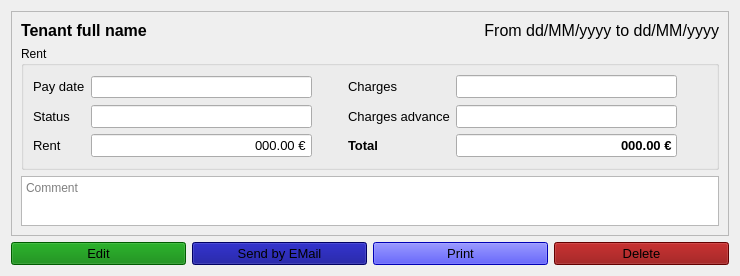
<?xml version="1.0" encoding="UTF-8"?>
<ui version="4.0">
 <class>W_Receipt</class>
 <widget class="QWidget" name="W_Receipt">
  <property name="geometry">
   <rect>
    <x>0</x>
    <y>0</y>
    <width>736</width>
    <height>271</height>
   </rect>
  </property>
  <property name="sizePolicy">
   <sizepolicy hsizetype="Preferred" vsizetype="Preferred">
    <horstretch>0</horstretch>
    <verstretch>0</verstretch>
   </sizepolicy>
  </property>
  <property name="windowTitle">
   <string>Form</string>
  </property>
  <property name="autoFillBackground">
   <bool>true</bool>
  </property>
  <property name="styleSheet">
   <string notr="true"/>
  </property>
  <layout class="QGridLayout" name="gridLayout_2">
   <item row="0" column="0" colspan="4">
    <widget class="QFrame" name="frame">
     <property name="frameShape">
      <enum>QFrame::Shape::StyledPanel</enum>
     </property>
     <property name="frameShadow">
      <enum>QFrame::Shadow::Raised</enum>
     </property>
     <layout class="QGridLayout" name="gridLayout">
      <item row="1" column="0">
       <widget class="QLabel" name="l_tenant">
        <property name="sizePolicy">
         <sizepolicy hsizetype="Preferred" vsizetype="Maximum">
          <horstretch>0</horstretch>
          <verstretch>0</verstretch>
         </sizepolicy>
        </property>
        <property name="font">
         <font>
          <pointsize>12</pointsize>
          <bold>true</bold>
         </font>
        </property>
        <property name="text">
         <string>Tenant full name</string>
        </property>
       </widget>
      </item>
      <item row="1" column="1">
       <widget class="QLabel" name="l_period">
        <property name="sizePolicy">
         <sizepolicy hsizetype="Preferred" vsizetype="Maximum">
          <horstretch>0</horstretch>
          <verstretch>0</verstretch>
         </sizepolicy>
        </property>
        <property name="font">
         <font>
          <pointsize>12</pointsize>
         </font>
        </property>
        <property name="text">
         <string>From dd/MM/yyyy to dd/MM/yyyy</string>
        </property>
        <property name="alignment">
         <set>Qt::AlignmentFlag::AlignRight|Qt::AlignmentFlag::AlignTrailing|Qt::AlignmentFlag::AlignVCenter</set>
        </property>
       </widget>
      </item>
      <item row="2" column="0" rowspan="2" colspan="2">
       <widget class="QGroupBox" name="groupBox_2">
        <property name="title">
         <string>Rent</string>
        </property>
        <layout class="QGridLayout" name="gridLayout_4">
         <item row="1" column="0">
          <widget class="QLabel" name="label_8">
           <property name="sizePolicy">
            <sizepolicy hsizetype="Maximum" vsizetype="Maximum">
             <horstretch>0</horstretch>
             <verstretch>0</verstretch>
            </sizepolicy>
           </property>
           <property name="font">
            <font>
             <pointsize>10</pointsize>
            </font>
           </property>
           <property name="text">
            <string>Status</string>
           </property>
          </widget>
         </item>
         <item row="2" column="0">
          <widget class="QLabel" name="label_7">
           <property name="sizePolicy">
            <sizepolicy hsizetype="Maximum" vsizetype="Maximum">
             <horstretch>0</horstretch>
             <verstretch>0</verstretch>
            </sizepolicy>
           </property>
           <property name="font">
            <font>
             <pointsize>10</pointsize>
            </font>
           </property>
           <property name="text">
            <string>Rent</string>
           </property>
          </widget>
         </item>
         <item row="2" column="1">
          <widget class="QLineEdit" name="le_rent">
           <property name="sizePolicy">
            <sizepolicy hsizetype="Preferred" vsizetype="Maximum">
             <horstretch>0</horstretch>
             <verstretch>0</verstretch>
            </sizepolicy>
           </property>
           <property name="font">
            <font>
             <pointsize>10</pointsize>
            </font>
           </property>
           <property name="styleSheet">
            <string notr="true"/>
           </property>
           <property name="text">
            <string>000.00 €</string>
           </property>
           <property name="alignment">
            <set>Qt::AlignmentFlag::AlignRight|Qt::AlignmentFlag::AlignTrailing|Qt::AlignmentFlag::AlignVCenter</set>
           </property>
           <property name="readOnly">
            <bool>true</bool>
           </property>
          </widget>
         </item>
         <item row="0" column="0">
          <widget class="QLabel" name="label_5">
           <property name="sizePolicy">
            <sizepolicy hsizetype="Maximum" vsizetype="Maximum">
             <horstretch>0</horstretch>
             <verstretch>0</verstretch>
            </sizepolicy>
           </property>
           <property name="font">
            <font>
             <pointsize>10</pointsize>
            </font>
           </property>
           <property name="text">
            <string>Pay date</string>
           </property>
          </widget>
         </item>
         <item row="1" column="1">
          <widget class="QLineEdit" name="le_status">
           <property name="font">
            <font>
             <pointsize>10</pointsize>
            </font>
           </property>
           <property name="readOnly">
            <bool>true</bool>
           </property>
          </widget>
         </item>
         <item row="0" column="1">
          <widget class="QLineEdit" name="le_paydate">
           <property name="readOnly">
            <bool>true</bool>
           </property>
          </widget>
         </item>
         <item row="2" column="2">
          <widget class="QLabel" name="label_30">
           <property name="sizePolicy">
            <sizepolicy hsizetype="Maximum" vsizetype="Maximum">
             <horstretch>0</horstretch>
             <verstretch>0</verstretch>
            </sizepolicy>
           </property>
           <property name="minimumSize">
            <size>
             <width>24</width>
             <height>24</height>
            </size>
           </property>
           <property name="maximumSize">
            <size>
             <width>24</width>
             <height>24</height>
            </size>
           </property>
           <property name="text">
            <string/>
           </property>
           <property name="pixmap">
            <pixmap resource="../../resources/icons.qrc">:/assets/accessories-calculator.svg</pixmap>
           </property>
           <property name="scaledContents">
            <bool>false</bool>
           </property>
           <property name="alignment">
            <set>Qt::AlignmentFlag::AlignCenter</set>
           </property>
           <property name="wordWrap">
            <bool>false</bool>
           </property>
          </widget>
         </item>
         <item row="0" column="3">
          <widget class="QLabel" name="label_4">
           <property name="sizePolicy">
            <sizepolicy hsizetype="Maximum" vsizetype="Maximum">
             <horstretch>0</horstretch>
             <verstretch>0</verstretch>
            </sizepolicy>
           </property>
           <property name="font">
            <font>
             <pointsize>10</pointsize>
            </font>
           </property>
           <property name="text">
            <string>Charges</string>
           </property>
          </widget>
         </item>
         <item row="0" column="4">
          <widget class="QLineEdit" name="le_charges">
           <property name="font">
            <font>
             <pointsize>10</pointsize>
            </font>
           </property>
           <property name="readOnly">
            <bool>true</bool>
           </property>
          </widget>
         </item>
         <item row="0" column="5">
          <widget class="QLabel" name="label_32">
           <property name="sizePolicy">
            <sizepolicy hsizetype="Maximum" vsizetype="Maximum">
             <horstretch>0</horstretch>
             <verstretch>0</verstretch>
            </sizepolicy>
           </property>
           <property name="minimumSize">
            <size>
             <width>24</width>
             <height>24</height>
            </size>
           </property>
           <property name="maximumSize">
            <size>
             <width>24</width>
             <height>24</height>
            </size>
           </property>
           <property name="text">
            <string/>
           </property>
           <property name="pixmap">
            <pixmap resource="../../resources/icons.qrc">:/assets/accessories-calculator.svg</pixmap>
           </property>
           <property name="scaledContents">
            <bool>false</bool>
           </property>
           <property name="alignment">
            <set>Qt::AlignmentFlag::AlignCenter</set>
           </property>
           <property name="wordWrap">
            <bool>false</bool>
           </property>
          </widget>
         </item>
         <item row="1" column="4">
          <widget class="QLineEdit" name="le_charges_advance">
           <property name="font">
            <font>
             <pointsize>10</pointsize>
            </font>
           </property>
           <property name="readOnly">
            <bool>true</bool>
           </property>
          </widget>
         </item>
         <item row="1" column="3">
          <widget class="QLabel" name="label_6">
           <property name="sizePolicy">
            <sizepolicy hsizetype="Maximum" vsizetype="Maximum">
             <horstretch>0</horstretch>
             <verstretch>0</verstretch>
            </sizepolicy>
           </property>
           <property name="font">
            <font>
             <pointsize>10</pointsize>
            </font>
           </property>
           <property name="text">
            <string>Charges advance</string>
           </property>
          </widget>
         </item>
         <item row="2" column="3">
          <widget class="QLabel" name="label_9">
           <property name="sizePolicy">
            <sizepolicy hsizetype="Maximum" vsizetype="Maximum">
             <horstretch>0</horstretch>
             <verstretch>0</verstretch>
            </sizepolicy>
           </property>
           <property name="font">
            <font>
             <pointsize>10</pointsize>
             <bold>true</bold>
            </font>
           </property>
           <property name="text">
            <string>Total</string>
           </property>
          </widget>
         </item>
         <item row="2" column="4">
          <widget class="QLineEdit" name="le_tot">
           <property name="sizePolicy">
            <sizepolicy hsizetype="Preferred" vsizetype="Maximum">
             <horstretch>0</horstretch>
             <verstretch>0</verstretch>
            </sizepolicy>
           </property>
           <property name="font">
            <font>
             <pointsize>10</pointsize>
             <bold>true</bold>
            </font>
           </property>
           <property name="styleSheet">
            <string notr="true"/>
           </property>
           <property name="text">
            <string>000.00 €</string>
           </property>
           <property name="alignment">
            <set>Qt::AlignmentFlag::AlignRight|Qt::AlignmentFlag::AlignTrailing|Qt::AlignmentFlag::AlignVCenter</set>
           </property>
           <property name="readOnly">
            <bool>true</bool>
           </property>
          </widget>
         </item>
         <item row="2" column="5">
          <widget class="QLabel" name="label_31">
           <property name="sizePolicy">
            <sizepolicy hsizetype="Maximum" vsizetype="Maximum">
             <horstretch>0</horstretch>
             <verstretch>0</verstretch>
            </sizepolicy>
           </property>
           <property name="minimumSize">
            <size>
             <width>24</width>
             <height>24</height>
            </size>
           </property>
           <property name="maximumSize">
            <size>
             <width>24</width>
             <height>24</height>
            </size>
           </property>
           <property name="text">
            <string/>
           </property>
           <property name="pixmap">
            <pixmap resource="../../resources/icons.qrc">:/assets/accessories-calculator.svg</pixmap>
           </property>
           <property name="scaledContents">
            <bool>false</bool>
           </property>
           <property name="alignment">
            <set>Qt::AlignmentFlag::AlignCenter</set>
           </property>
           <property name="wordWrap">
            <bool>false</bool>
           </property>
          </widget>
         </item>
        </layout>
       </widget>
      </item>
      <item row="4" column="0" colspan="2">
       <widget class="QTextEdit" name="te_comment">
        <property name="maximumSize">
         <size>
          <width>16777215</width>
          <height>50</height>
         </size>
        </property>
        <property name="readOnly">
         <bool>true</bool>
        </property>
        <property name="placeholderText">
         <string>Comment</string>
        </property>
       </widget>
      </item>
     </layout>
    </widget>
   </item>
   <item row="1" column="0">
    <widget class="QPushButton" name="b_edit">
     <property name="sizePolicy">
      <sizepolicy hsizetype="Preferred" vsizetype="Maximum">
       <horstretch>0</horstretch>
       <verstretch>0</verstretch>
      </sizepolicy>
     </property>
     <property name="minimumSize">
      <size>
       <width>175</width>
       <height>0</height>
      </size>
     </property>
     <property name="font">
      <font>
       <pointsize>10</pointsize>
      </font>
     </property>
     <property name="styleSheet">
      <string notr="true">background-color: green;</string>
     </property>
     <property name="text">
      <string>Edit</string>
     </property>
     <property name="icon">
      <iconset resource="../../resources/icons.qrc">
       <normaloff>:/assets/accessories-text-editor.svg</normaloff>:/assets/accessories-text-editor.svg</iconset>
     </property>
    </widget>
   </item>
   <item row="1" column="1">
    <widget class="QPushButton" name="b_send">
     <property name="sizePolicy">
      <sizepolicy hsizetype="Preferred" vsizetype="Maximum">
       <horstretch>0</horstretch>
       <verstretch>0</verstretch>
      </sizepolicy>
     </property>
     <property name="minimumSize">
      <size>
       <width>175</width>
       <height>0</height>
      </size>
     </property>
     <property name="font">
      <font>
       <pointsize>10</pointsize>
      </font>
     </property>
     <property name="styleSheet">
      <string notr="true">background-color: darkBlue</string>
     </property>
     <property name="text">
      <string>Send by EMail</string>
     </property>
     <property name="icon">
      <iconset resource="../../resources/icons.qrc">
       <normaloff>:/assets/internet-mail.svg</normaloff>:/assets/internet-mail.svg</iconset>
     </property>
    </widget>
   </item>
   <item row="1" column="2">
    <widget class="QPushButton" name="b_print">
     <property name="sizePolicy">
      <sizepolicy hsizetype="Preferred" vsizetype="Maximum">
       <horstretch>0</horstretch>
       <verstretch>0</verstretch>
      </sizepolicy>
     </property>
     <property name="minimumSize">
      <size>
       <width>175</width>
       <height>0</height>
      </size>
     </property>
     <property name="font">
      <font>
       <pointsize>10</pointsize>
      </font>
     </property>
     <property name="styleSheet">
      <string notr="true">background-color: blue</string>
     </property>
     <property name="text">
      <string>Print</string>
     </property>
     <property name="icon">
      <iconset resource="../../resources/icons.qrc">
       <normaloff>:/assets/printer.svg</normaloff>:/assets/printer.svg</iconset>
     </property>
    </widget>
   </item>
   <item row="1" column="3">
    <widget class="QPushButton" name="b_delete">
     <property name="sizePolicy">
      <sizepolicy hsizetype="Preferred" vsizetype="Maximum">
       <horstretch>0</horstretch>
       <verstretch>0</verstretch>
      </sizepolicy>
     </property>
     <property name="minimumSize">
      <size>
       <width>175</width>
       <height>0</height>
      </size>
     </property>
     <property name="font">
      <font>
       <pointsize>10</pointsize>
      </font>
     </property>
     <property name="styleSheet">
      <string notr="true">background-color: darkred</string>
     </property>
     <property name="text">
      <string>Delete</string>
     </property>
     <property name="icon">
      <iconset resource="../../resources/icons.qrc">
       <normaloff>:/assets/user-trash.svg</normaloff>:/assets/user-trash.svg</iconset>
     </property>
    </widget>
   </item>
  </layout>
 </widget>
 <resources>
  <include location="../../resources/icons.qrc"/>
 </resources>
 <connections/>
</ui>
